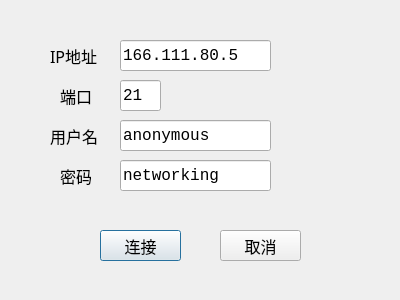
<?xml version="1.0" encoding="UTF-8"?>
<ui version="4.0">
 <class>Login</class>
 <widget class="QDialog" name="Login">
  <property name="geometry">
   <rect>
    <x>0</x>
    <y>0</y>
    <width>400</width>
    <height>300</height>
   </rect>
  </property>
  <property name="font">
   <font>
    <family>Consolas</family>
    <pointsize>20</pointsize>
   </font>
  </property>
  <property name="windowTitle">
   <string>Dialog</string>
  </property>
  <widget class="QLabel" name="label">
   <property name="geometry">
    <rect>
     <x>50</x>
     <y>40</y>
     <width>61</width>
     <height>31</height>
    </rect>
   </property>
   <property name="font">
    <font>
     <family>微软雅黑</family>
     <pointsize>12</pointsize>
    </font>
   </property>
   <property name="text">
    <string>IP地址</string>
   </property>
  </widget>
  <widget class="QLabel" name="label_2">
   <property name="geometry">
    <rect>
     <x>60</x>
     <y>80</y>
     <width>51</width>
     <height>31</height>
    </rect>
   </property>
   <property name="font">
    <font>
     <family>微软雅黑</family>
     <pointsize>12</pointsize>
    </font>
   </property>
   <property name="text">
    <string>端口</string>
   </property>
  </widget>
  <widget class="QLabel" name="label_3">
   <property name="geometry">
    <rect>
     <x>50</x>
     <y>120</y>
     <width>51</width>
     <height>31</height>
    </rect>
   </property>
   <property name="font">
    <font>
     <family>微软雅黑</family>
     <pointsize>12</pointsize>
    </font>
   </property>
   <property name="text">
    <string>用户名</string>
   </property>
  </widget>
  <widget class="QLabel" name="label_4">
   <property name="geometry">
    <rect>
     <x>60</x>
     <y>160</y>
     <width>31</width>
     <height>31</height>
    </rect>
   </property>
   <property name="font">
    <font>
     <family>微软雅黑</family>
     <pointsize>12</pointsize>
    </font>
   </property>
   <property name="text">
    <string>密码</string>
   </property>
  </widget>
  <widget class="QLineEdit" name="IP_Input">
   <property name="geometry">
    <rect>
     <x>120</x>
     <y>40</y>
     <width>151</width>
     <height>31</height>
    </rect>
   </property>
   <property name="font">
    <font>
     <family>Consolas</family>
     <pointsize>12</pointsize>
    </font>
   </property>
   <property name="text">
    <string>166.111.80.5</string>
   </property>
  </widget>
  <widget class="QLineEdit" name="Port_Input">
   <property name="geometry">
    <rect>
     <x>120</x>
     <y>80</y>
     <width>41</width>
     <height>31</height>
    </rect>
   </property>
   <property name="font">
    <font>
     <pointsize>12</pointsize>
    </font>
   </property>
   <property name="text">
    <string>21</string>
   </property>
  </widget>
  <widget class="QLineEdit" name="UserName_Input">
   <property name="geometry">
    <rect>
     <x>120</x>
     <y>120</y>
     <width>151</width>
     <height>31</height>
    </rect>
   </property>
   <property name="font">
    <font>
     <pointsize>12</pointsize>
    </font>
   </property>
   <property name="text">
    <string>anonymous</string>
   </property>
  </widget>
  <widget class="QLineEdit" name="Password_Input">
   <property name="geometry">
    <rect>
     <x>120</x>
     <y>160</y>
     <width>151</width>
     <height>31</height>
    </rect>
   </property>
   <property name="font">
    <font>
     <pointsize>12</pointsize>
    </font>
   </property>
   <property name="text">
    <string>networking</string>
   </property>
  </widget>
  <widget class="QPushButton" name="pushButton">
   <property name="geometry">
    <rect>
     <x>100</x>
     <y>230</y>
     <width>81</width>
     <height>31</height>
    </rect>
   </property>
   <property name="font">
    <font>
     <family>微软雅黑</family>
     <pointsize>12</pointsize>
    </font>
   </property>
   <property name="text">
    <string>连接</string>
   </property>
  </widget>
  <widget class="QPushButton" name="pushButton_2">
   <property name="geometry">
    <rect>
     <x>220</x>
     <y>230</y>
     <width>81</width>
     <height>31</height>
    </rect>
   </property>
   <property name="font">
    <font>
     <family>微软雅黑</family>
     <pointsize>12</pointsize>
    </font>
   </property>
   <property name="text">
    <string>取消</string>
   </property>
  </widget>
 </widget>
 <resources/>
 <connections/>
</ui>
